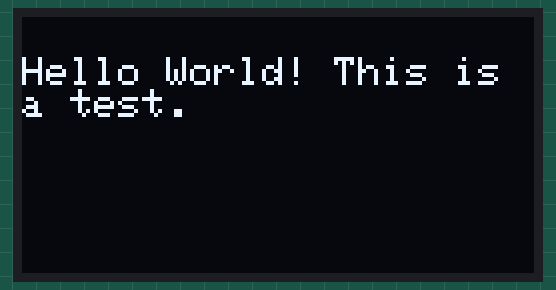
Recording of a sketch running on a simulated Arduino Uno, built with avr-gcc and run on an emulated ATmega328P. Shown: 128×64 one-colour display.

Above: at 2.1 s.

The sketch:

hello_world_test.ino
```cpp
#include <Wire.h>
#include <Adafruit_GFX.h>
#include <Adafruit_SSD1306.h>

#define SCREEN_WIDTH 128 // OLED display width, in pixels
#define SCREEN_HEIGHT 64 // OLED display height, in pixels

#define SCREEN_ADDRESS 0x3C
Adafruit_SSD1306 display = Adafruit_SSD1306(SCREEN_WIDTH, SCREEN_HEIGHT, &Wire, -1);

void setup() {
  Serial.begin(115200);

  if(!display.begin(SSD1306_SWITCHCAPVCC, SCREEN_ADDRESS)) {
    Serial.println(F("SSD1306 allocation failed"));
    for(;;); // Don't proceed, loop forever
  }
  delay(2000);
  display.clearDisplay();

  display.setTextSize(1);             // Normal 1:1 pixel scale
  display.setTextColor(SSD1306_WHITE);        // Draw white text
  display.setCursor(0,10);             // Start at top-left corner

  display.println("Hello World! This is a test.");

  display.display();
}

void loop() {
}
```
